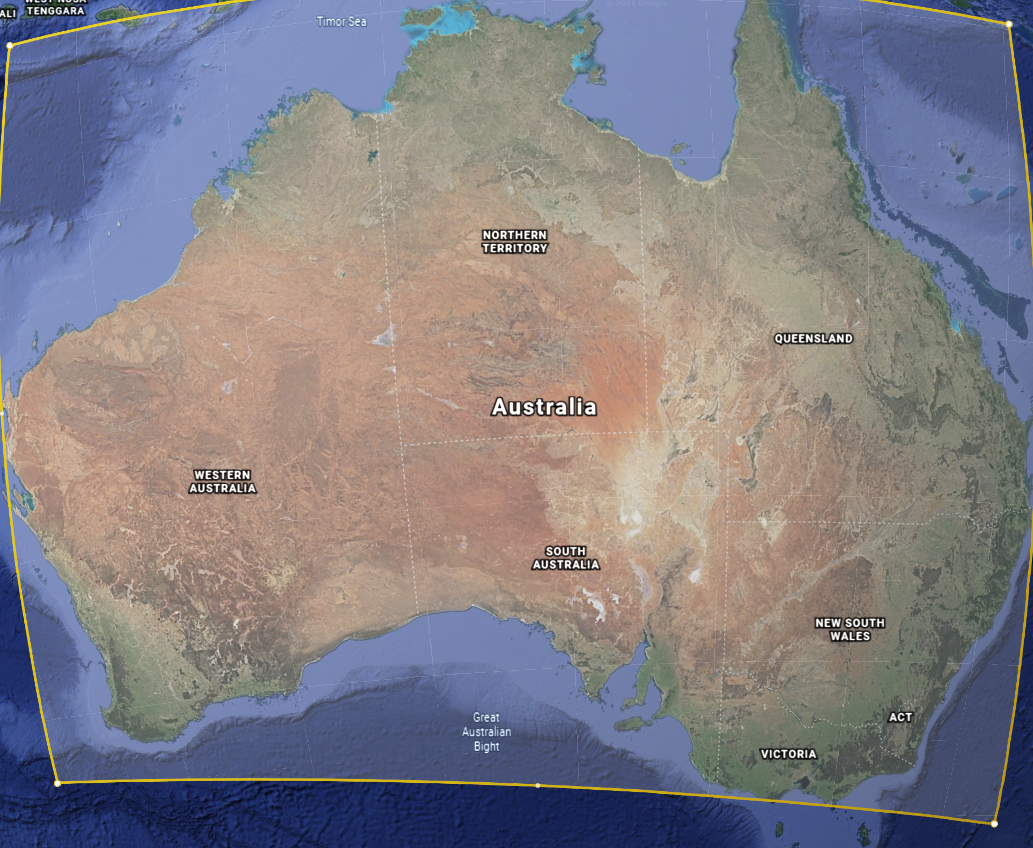
#> input picture Australia.PNG, 1033 x 848 px, found by its file name
$ python box_counter.py
#> lines starting #> are read from the running program, lines starting #| are printed output that depends on the picture
#> in read_image, image is the input picture: shape (848, 1033, 3); mean B, G, R 133.7, 126.6, 130.2
### preprocess.py
import cv2

def preprocess_image(img):
    """Preprocesses an image by increasing the saturation to allow for much more accurate bounding box detection"""

    hsvImg = cv2.cvtColor(img,cv2.COLOR_BGR2HSV)
#> hsvImg: shape (848, 1033, 3); mean H, S, V 57.1, 74.5, 154

    hsvImg[...,1] = hsvImg[...,1]*1.75 #increase saturation by 175%
#> hsvImg: shape (848, 1033, 3); mean H, S, V 57.1, 108.7, 154

    image_f =cv2.cvtColor(hsvImg,cv2.COLOR_HSV2BGR)
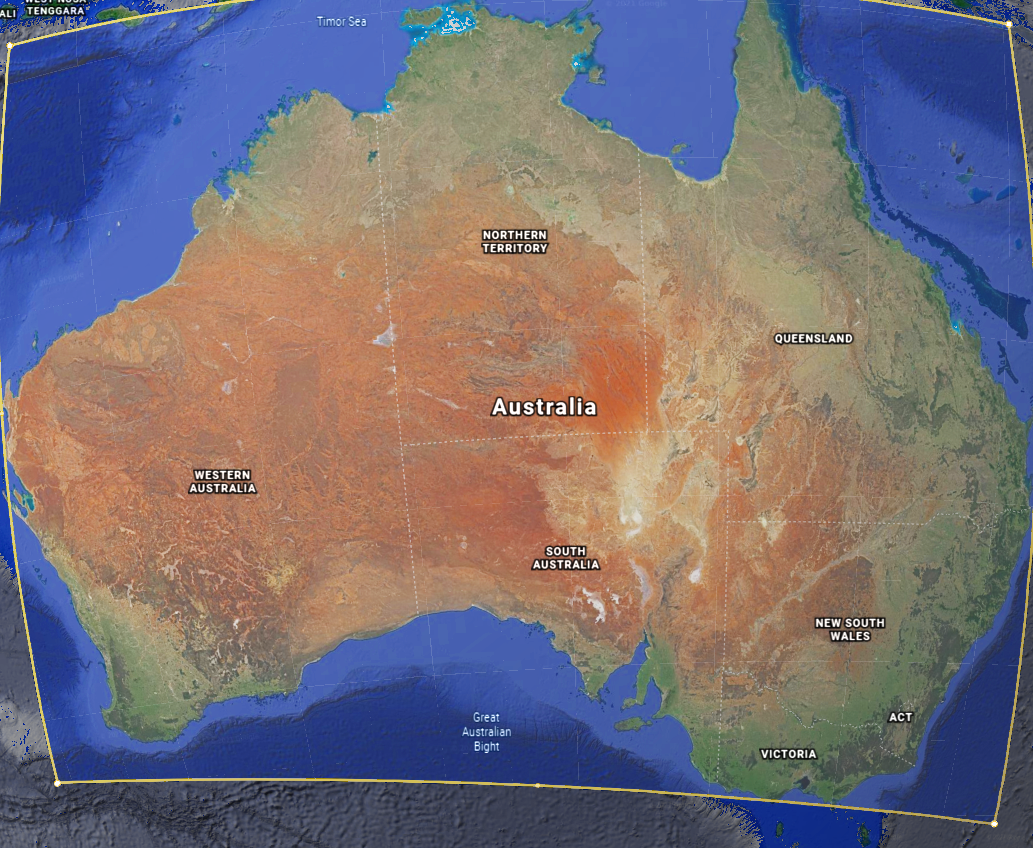
#> image_f: shape (848, 1033, 3); mean B, G, R 119.7, 111.3, 119.2

    return image_f

### box_counter.py
import cv2
import preprocess as pps
import numpy as np

image_properties = []

def read_image():
    """Reads an image and obtains properties from it"""
    image = cv2.imread("Australia.png")

    image_p = pps.preprocess_image(image)

    image_height, image_width, image_channels = image.shape
#> image_height = 848; image_width = 1033; image_channels = 3

    image_properties.append(image_p)
    image_properties.append(image_height)
    image_properties.append(image_width)
    image_properties.append(image_channels)


def count_and_display():
    """Draws the bounding box around the image"""
    image = image_properties[0]
    image_height = image_properties[1]
#> image_height = 848
    image_width = image_properties[2]
#> image_width = 1033
    image_channels = image_properties[3]
#> image_channels = 3

    box_size = 50

    threshold = 95

    enclose_count = 0
    for h in range(int(image_height+1 / (box_size))):
        for w in range(int(image_width / box_size+1)):
            cv2.rectangle(image, (box_size*w, box_size*h), (box_size + box_size*w, 1+box_size + box_size*h), color=(0,0,255), thickness=2)
            #We use the green channel as it shows the highest contrast from ocean(blue) to islands(green)
            selection = image[box_size*h:1+box_size + box_size*h,box_size*w:box_size + box_size*w, 1]
            blue_mean = np.mean(selection)
            if(blue_mean >= threshold):
                cv2.rectangle(image, (box_size*w, box_size*h), (box_size + box_size*w, 1+box_size + box_size*h), color=(0,0,125), thickness=-1)
                enclose_count +=1
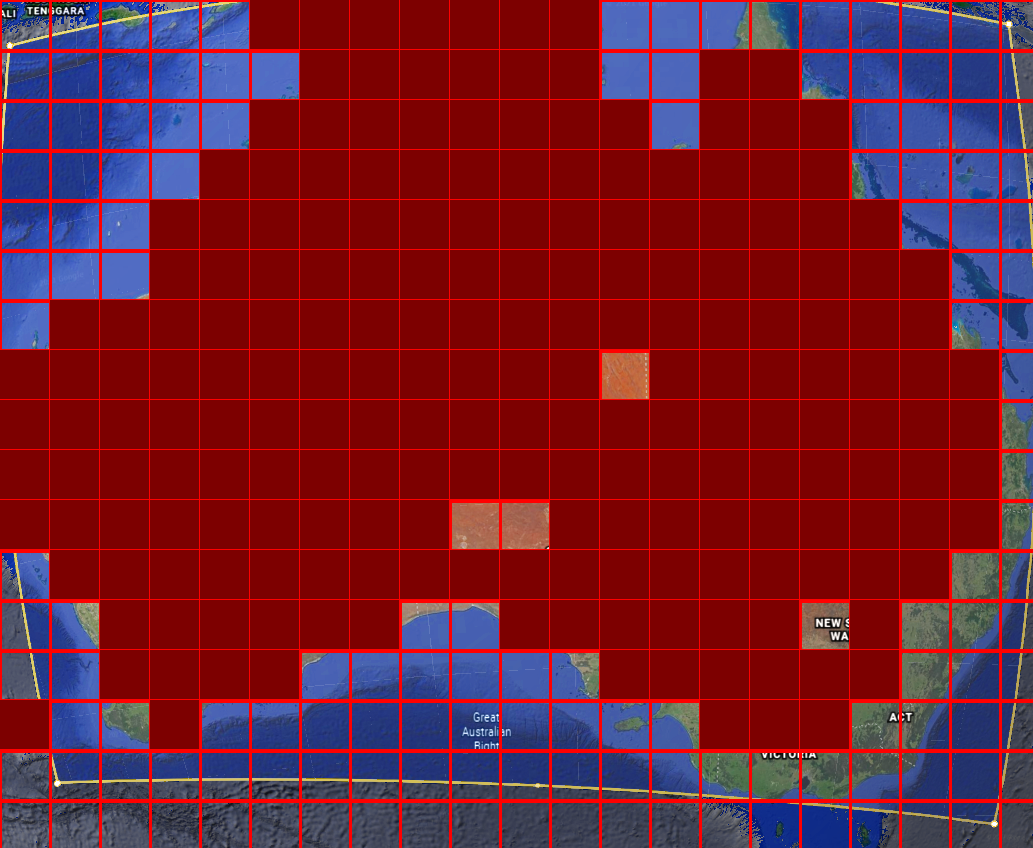
#> image: shape (848, 1033, 3); mean B, G, R 45.4, 28.5, 114.6
#> after the loop, enclose_count = 211

    print(str(enclose_count) + " enclosed boxes")
#| 211 enclosed boxes
    cv2.imshow("Gridded Image", image)
    cv2.waitKey(0)
    cv2.destroyAllWindows()
    cv2.imwrite("Aus1.png", image)

def main():
    """Main Method"""
    read_image()
    count_and_display()

if __name__ == "__main__":
    main()
